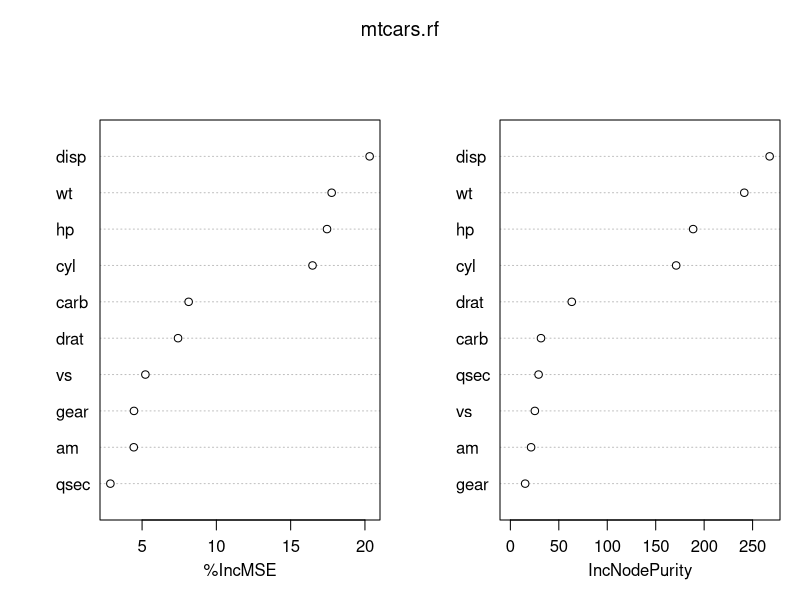

The R source for this figure: (Note: this script raises an error after producing the figure.)
# Function ---
varImp_ggplot <- function(varImpPlot_matrix, importance_measure = c("%IncMSE", "IncNodePurity")) {
  
  importance_measure <- match.arg(importance_measure) # read measure of interest
  colnames(varImpPlot_matrix) <- gsub("%", "", colnames(varImpPlot_matrix))
  importance_measure <- gsub("%", "", importance_measure) # remove possible "%"
  
  
  varImpPlot_matrix <- varImpPlot_matrix %>%
    as.data.frame() %>%
    mutate(var_names = rownames(varImpPlot_matrix)) # create data.frame
  rownames(varImpPlot_matrix) <- NULL # remove row names
  
  varImpPlot_matrix
  
  ggplot(varImpPlot_matrix, aes(x = reorder(var_names, varImpPlot_matrix[,importance_measure]), 
                                  y = importance_measure), environment = environment()) +
    geom_point(size = 1, color = "royalblue") +
    geom_segment(aes(x = var_names, xend = var_names, y = 0, yend = varImpPlot_matrix[,importance_measure]),
                 size = 1, color = "royalblue") +
    ylab(importance_measure) + xlab("Variable Name") +
    coord_flip() +
    theme_minimal()
  
}

# call example ---
set.seed(4543)
data(mtcars)

library(randomForest)
mtcars.rf <- randomForest(mpg ~ ., data=mtcars, ntree=1000, keep.forest=FALSE,
                          importance=TRUE)
imp <- varImpPlot(mtcars.rf) # let's save the varImp object
varImp_ggplot(imp, importance_measure = "IncNodePurity")
